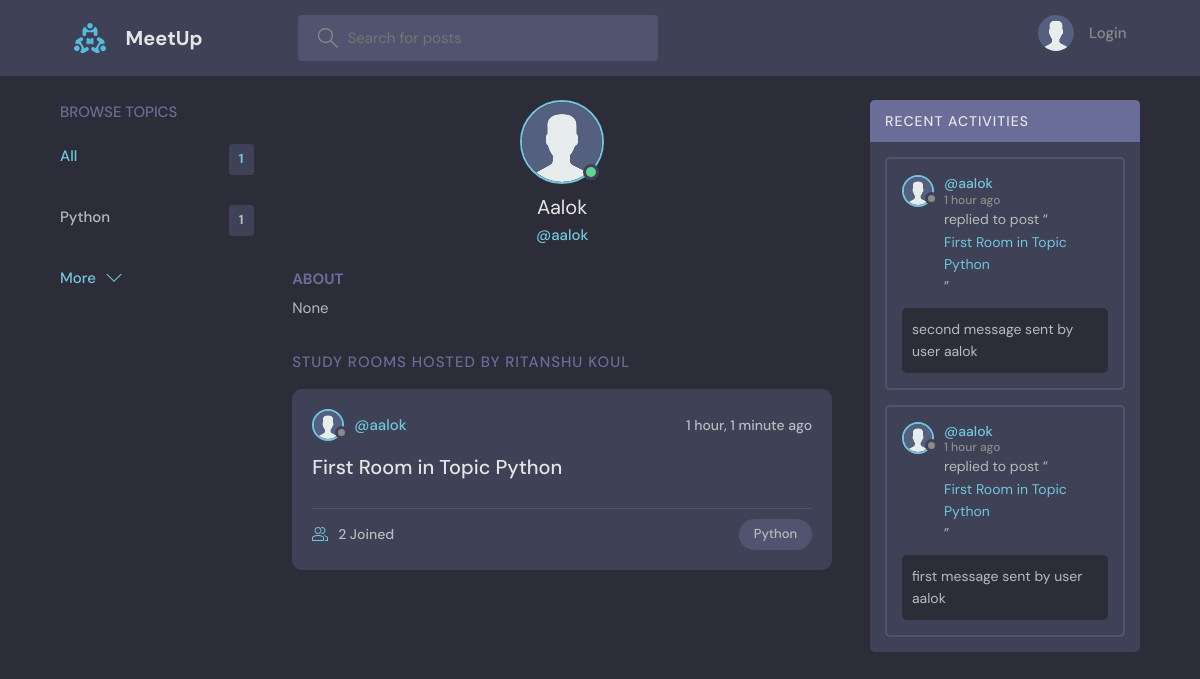
Page /profile/1/ on the committed database.
### base/models.py (models this page shows, shortened)
class Topic(models.Model):
    name = models.CharField(max_length=200)

class User(AbstractUser):
    name = models.CharField(max_length=200, null=True)
    email = models.EmailField(unique=True, null=True)
    bio = models.TextField(null=True)
    avatar = models.ImageField(null=True, default="avatar.svg")
    USERNAME_FIELD = 'email'
    REQUIRED_FIELDS = []

class Room(models.Model):
    host = models.ForeignKey(User, on_delete=models.SET_NULL, null=True)
    topic = models.ForeignKey(Topic, on_delete=models.SET_NULL, null=True)
    name = models.CharField(max_length=200)
    description = models.TextField(null=True, blank=True)
    participants = models.ManyToManyField(
        User, related_name='participants', blank=True)
    updated = models.DateTimeField(auto_now=True)
    created = models.DateTimeField(auto_now_add=True)
    class Meta:
        ordering = ['-updated', '-created']
    def __str__(self):
        return self.name

class Message(models.Model):
    user = models.ForeignKey(User, on_delete=models.CASCADE)
    room = models.ForeignKey(Room, on_delete=models.CASCADE)
    body = models.TextField()
    updated = models.DateTimeField(auto_now=True)
    created = models.DateTimeField(auto_now_add=True)
    class Meta:
        ordering = ['-updated', '-created']

### base/views.py (the view)
# urls.py: path('profile/<str:pk>/', views.userProfile, name="user-profile"),
def userProfile(request, pk):
    user = User.objects.get(id=pk)
    rooms = user.room_set.all()
    room_messages = user.message_set.all()
    topics = Topic.objects.all()
    context = {'user': user, 'rooms': rooms,
               'room_messages': room_messages, 'topics': topics}
    return render(request, 'base/profile.html', context)

### base/templates/base/profile.html (shortened to what this page needs)
{% extends 'main.html' %}
{% block content %}
<main class="profile-page layout layout--3">
  <div class="container">
    {% include 'base/topics_component.html' %}
    <div class="roomList">
      <div class="profile">
        <div class="profile__avatar">
          <div class="avatar avatar--large active">
            <img src="{{user.avatar.url}}" />
          </div>
        </div>
        <div class="profile__info">
          <h3>{{user.name}}</h3>
          <p>@{{user.username}}</p>
        </div>
        <div class="profile__about">
          <h3>About</h3>
          <p>
            {{user.bio}}
          </p>
        </div>
      </div>
      <div class="roomList__header">
        <div>
          <h2>Study Rooms Hosted by Ritanshu Koul</a>
          </h2>
        </div>
      </div>
      {% include 'base/feed_component.html' %}
    </div>
    {% include 'base/activity_component.html' %}
  </div>
</main>
{% endblock content %}

### templates/main.html (shortened to what this page needs)
<!DOCTYPE html>
{% load static %}
<html lang="en">
<head>
    <link rel="stylesheet" href="{% static 'styles/style.css' %}" />
</head>
<body>
    {% include 'navbar.html' %}
    {% block content %}
    {% endblock %}
</body>
</html>

### templates/navbar.html (shortened to what this page needs)
{% load static %}
<header class="header header--loggedIn">
    <div class="container">
        <a href="{% url 'home' %}" class="header__logo">
            <img src="{% static 'images/logo.svg' %}" />
            <h1>MeetUp</h1>
        </a>
        <form class="header__search" method="GET" action="{% url 'home' %}">
            <label>
                <input name="q" placeholder="Search for posts" />
            </label>
        </form>
        <nav class="header__menu">
            {% if request.user.is_authenticated %}
            <div class="header__user">
                <a href="{% url 'update-user' %}">
                    <div class="avatar avatar--medium active">
                        <img src="{{request.user.avatar.url}}" />
                    </div>
                    <p>{{request.user.username}} <span>@{{request.user.username}}</span></p>
                </a>
                <button class="dropdown-button">
                    <svg version="1.1" xmlns="http://www.w3.org/2000/svg" width="32" height="32" viewBox="0 0 32 32">
                        <title>chevron-down</title>
                        <path d="M16 21l-13-13h-3l16 16 16-16h-3l-13 13z"></path>
                    </svg>
                </button>
            </div>
            {% else %}
            <a href="{% url 'login' %}">
                <img src="{% static 'images/avatar.svg' %}" />
                <p>Login</p>
            </a>
            {% endif %}
        </nav>
    </div>
</header>

### base/templates/base/topics_component.html
<div class="topics">
    <div class="topics__header">
        <h2>Browse Topics</h2>
    </div>
    <ul class="topics__list">
        <li>
            <a href="{% url 'home' %}" class="active">All <span>{{topics.count}}</span></a>
        </li>
        {% for topic in topics %}
        <li>
            <a href="{% url 'home' %}?q={{topic.name}}">{{topic.name}}<span>{{topic.room_set.all.count}}</span></a>
        </li>
        {% endfor %}
    </ul>
    <a class="btn btn--link" href="{% url 'topics' %}">
        More
        <svg version="1.1" xmlns="http://www.w3.org/2000/svg" width="32" height="32" viewBox="0 0 32 32">
            <title>chevron-down</title>
            <path d="M16 21l-13-13h-3l16 16 16-16h-3l-13 13z"></path>
        </svg>
    </a>
</div>

### base/templates/base/feed_component.html (shortened to what this page needs)
{% for room in rooms %}
<div class="roomListRoom">
    <div class="roomListRoom__header">
        <a href="{% url 'user-profile' room.host.id %}" class="roomListRoom__author">
            <div class="avatar avatar--small">
                <img src="{{room.host.avatar.url}}" />
            </div>
            <span>@{{room.host.username}}</span>
        </a>
        <div class="roomListRoom__actions">
            <span>{{room.created|timesince}} ago</span>
        </div>
    </div>
    <div class="roomListRoom__content">
        <a href="{% url 'room' room.id %}">{{room.name}}</a>
    </div>
    <div class="roomListRoom__meta">
        <a href="{% url 'room' room.id %}" class="roomListRoom__joined">
            {{room.participants.all.count}} Joined
        </a>
        <p class="roomListRoom__topic">{{room.topic.name}}</p>
    </div>
</div>
{% endfor %}

### base/templates/base/activity_component.html (shortened to what this page needs)
<div class="activities">
    <div class="activities__header">
        <h2>Recent Activities</h2>
    </div>
    {% for message in room_messages %}
    <div class="activities__box">
        <div class="activities__boxHeader roomListRoom__header">
            <a href="{% url 'user-profile' message.user.id %}" class="roomListRoom__author">
                <div class="avatar avatar--small">
                    <img src="{{message.user.avatar.url}}" />
                </div>
                <p>
                    @{{message.user.username}}
                    <span>{{message.created|timesince}} ago</span>
                </p>
            </a>
        </div>
        <div class="activities__boxContent">
            <p>replied to post “<a href="{% url 'room' message.room.id %}">{{message.room}}</a>”</p>
            <div class="activities__boxRoomContent">{{message.body}}</div>
        </div>
    </div>
    {% endfor %}
</div>

### rows in the picture
Topic: name "Python", room_set.all.count "1"
User: avatar (placeholder picture), name "Aalok", username "aalok", bio "None"
Room: host.avatar (placeholder picture), host.username "aalok", created "1 hour, 1 minute", name "First Room in Topic Python", participants.all.count "2", topic.name "Python"
Message: user.avatar (placeholder picture), user.username "aalok", created "1 hour", room "First Room in Topic Python", body "second message sent by user aalok"
Message: user.avatar (placeholder picture), user.username "aalok", created "1 hour", room "First Room in Topic Python", body "first message sent by user aalok"

### other values in the picture
{{ topics.count }} "1"
